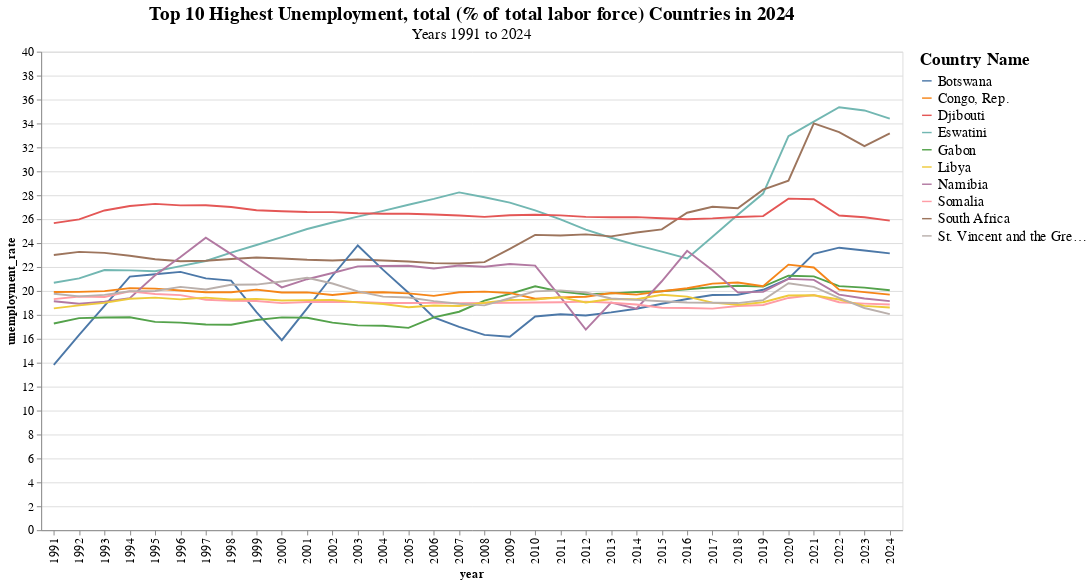

The code cell stored with this chart in its notebook:
### Code cell
top_10_highest_unemployment_countries_chart

### Figure 1 — Vega-Lite specification as saved in the notebook (floating-point values rounded to 4 significant figures; data arrays with more than 128 entries replaced by an {"elided": "..."} marker saying what was removed)
{"config": {"view": {"continuousWidth": 300, "continuousHeight": 300}, "axis": {"labelFontSize": 13, "titleFontSize": 13}, "legend": {"labelFontSize": 15, "titleFontSize": 18}}, "data": {"name": "data-15c559dc35fbc753be36a9c6fa16029f"}, "mark": {"type": "line"}, "encoding": {"color": {"field": "Country Name", "type": "nominal"}, "x": {"field": "year", "type": "nominal"}, "y": {"field": "unemployment_rate", "type": "quantitative"}}, "height": 500, "title": {"text": "Top 10 Highest Unemployment, total (% of total labor force) Countries in 2024", "fontSize": 20, "subtitle": ["Years 1991 to 2024"], "subtitleFontSize": 16}, "width": 900, "$schema": "https://vega.github.io/schema/vega-lite/v5.20.1.json", "datasets": {"data-15c559dc35fbc753be36a9c6fa16029f": {"elided": "340 records"}}}
